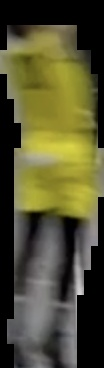
#> input picture Proye/DeteccionEquipo/imagenes/team_a_4.jpg, 104 x 368 px, given as the content of the folder imagenes/team_a_4.jpg, which was not available
$ python colores.py --path imagenes/team_a_4.jpg
#> lines starting #> are read from the running program, lines starting #| are printed output that depends on the picture
#para correr: python colores.py -p images

import cv2
import numpy as np
from cv2 import *
import argparse
import ntpath
from os import walk
import matplotlib.pyplot as plt
from sklearn.cluster import KMeans
import csv

def find_histogram(clt):
    """
    create a histogram with k clusters
    :param: clt
    :return:hist
    """
    numLabels = np.arange(0, len(np.unique(clt.labels_)) + 1)
    (hist, _) = np.histogram(clt.labels_, bins=numLabels)

    hist = hist.astype("float")
    hist /= hist.sum()
    return hist

def plot_colors(hist, centroids):
    bar = np.zeros((50, 300, 3), dtype="uint8")
    startX = 0

    for (percent, color) in zip(hist, centroids):
        print("Color %s" %color.astype("uint8").tolist())
        print("Percentage %d%%" %int(percent*100))
        # plot the relative percentage of each cluster
        endX = startX + (percent * 300)
        cv2.rectangle(bar, (int(startX), 0), (int(endX), 50),
                      color.astype("uint8").tolist(), -1)
        startX = endX

    # return the bar chart
    return bar

def print_colors(hist, centroids):
    for (percent, color) in zip(hist, centroids):
        p = int(percent*100)
        print("%d%% Color %s" %(p, color))

def save_color_bar(bar, filename):
    head, tail = ntpath.split(filename)
    parts = tail.split(".")
    output = "{}/{}-colorbar.jpg".format(head, parts[0])
    print("Color bar stored in %s" %output)
    cv2.imwrite(output, bar)


# construct the argument parse and parse the arguments
ap = argparse.ArgumentParser()
ap.add_argument("-p", "--path", required=True, help="path to images")
args = vars(ap.parse_args())

with open('team_color.csv', mode='w') as team_color_file:
    team_color_writer = csv.writer(team_color_file, delimiter=',', quotechar='"', quoting=csv.QUOTE_MINIMAL)
    team_color_writer.writerow(['team', 'red', 'green', 'blue', 'percentage'])

    f = []
    for (dirpath, dirnames, filenames) in walk(args["path"]):
        print(filenames)
        for filename in filenames:
            image_file = args["path"] + "/" + filename
            print(image_file)
            img = cv2.imread(image_file)
#> img is the input picture: shape (368, 104, 3); mean B, G, R 49.2, 81.4, 83.6
            img = cv2.cvtColor(img, cv2.COLOR_BGR2RGB)

            img = img.reshape((img.shape[0] * img.shape[1],3)) #represent as row*column,channel number
            clt = KMeans(n_clusters=3) #cluster number
            clt.fit(img)

            hist = find_histogram(clt)
            print_colors(hist, clt.cluster_centers_)

            bar = plot_colors(hist, clt.cluster_centers_)
#> after the loop in plot_colors, `for (percent, color) in zip(hist, centroids):`:
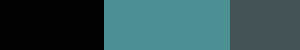
#> bar: shape (50, 300, 3); mean of channels 0, 1, 2 83.6, 81.1, 48.8; drawn as B, G, R

            for (percent, color) in zip(hist, clt.cluster_centers_):
                colorList = color.astype("uint8").tolist()
                # hexColor = '#%02x%02x%02x' %(colorList[0], colorList[1], colorList[2])
                team_color_writer.writerow([filename, colorList[0], colorList[1], colorList[2], int(percent*100)])


$ run again, on Proye/DeteccionEquipo/imagenes/team_b_1.jpg
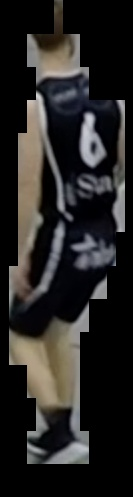
#> input picture Proye/DeteccionEquipo/imagenes/team_b_1.jpg, 133 x 497 px, given as the content of the folder imagenes/team_b_1.jpg, which was not available
#> img is the input picture: shape (497, 133, 3); mean B, G, R 36.1, 37.4, 39
#> after the loop in plot_colors, `for (percent, color) in zip(hist, centroids):`:
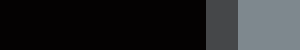
#> bar: shape (50, 300, 3); mean of channels 0, 1, 2 38.5, 37.1, 36.1; drawn as B, G, R

$ run again, on Proye/DeteccionEquipo/imagenes/team_b_2.jpg
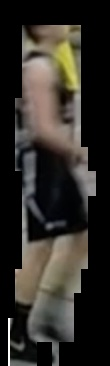
#> input picture Proye/DeteccionEquipo/imagenes/team_b_2.jpg, 110 x 366 px, given as the content of the folder imagenes/team_b_2.jpg, which was not available
#> img is the input picture: shape (366, 110, 3); mean B, G, R 39.9, 45.3, 48.6
#> after the loop in plot_colors, `for (percent, color) in zip(hist, centroids):`:
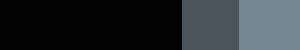
#> bar: shape (50, 300, 3); mean of channels 0, 1, 2 48.6, 45.2, 39.9; drawn as B, G, R
